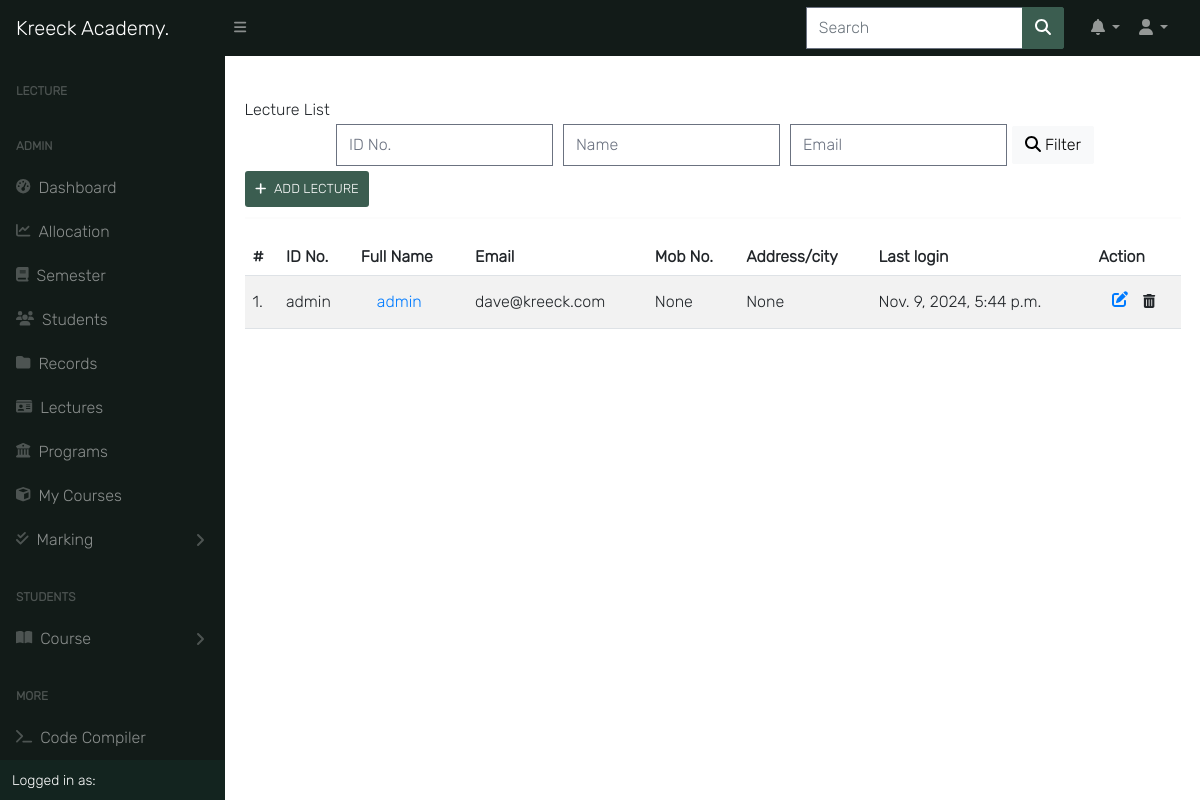
The page /auth/lecturers/ (signed in) on the database as committed earlier.
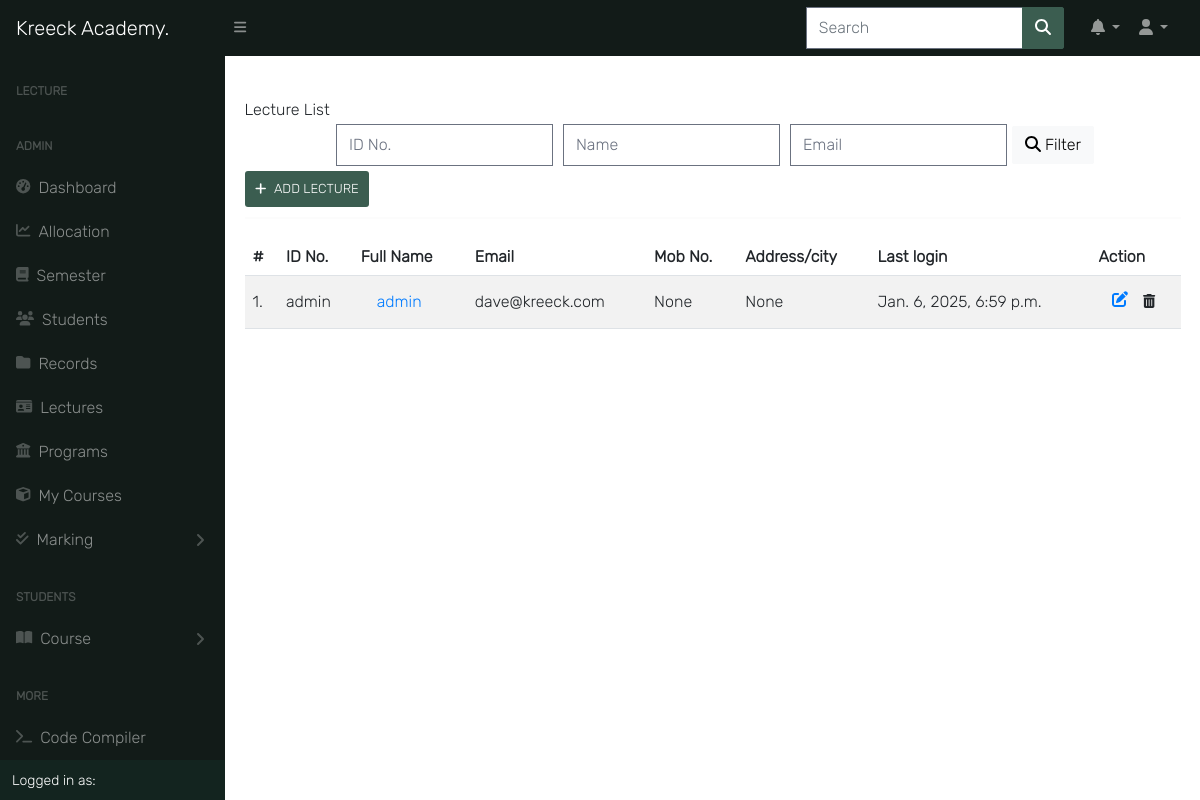
The same page on the database as committed later.
### accounts/models.py (models this page shows, shortened)
class User(AbstractUser):
    is_student = models.BooleanField(default=False)
    is_lecturer = models.BooleanField(default=False)
    is_parent = models.BooleanField(default=False)
    is_dep_head = models.BooleanField(default=False)
    phone = models.CharField(max_length=60, blank=True, null=True)
    address = models.CharField(max_length=60, blank=True, null=True)
    picture = models.ImageField(upload_to='profile_pictures/%y/%m/%d/', default='default.png', null=True)
    email = models.EmailField(blank=True, null=True)
    username_validator = ASCIIUsernameValidator()
    objects = UserManager()
    @property
    def get_full_name(self):
        full_name = self.username
        if self.first_name and self.last_name:
            full_name = self.first_name + " " + self.last_name
        return full_name

### accounts/views.py (the view)
# urls.py: path('lecturers/', LecturerListView.as_view(), name='lecturer_list'),
@method_decorator([login_required, admin_required], name='dispatch')
class LecturerListView(ListView):
    queryset = User.objects.filter(is_lecturer=True)
    template_name = "accounts/lecturer_list.html"
    paginate_by = 10  # if pagination is desired
    def get_context_data(self, **kwargs):
        context = super().get_context_data(**kwargs)
        context['title'] = "Lecturers | Kreeck Academy"
        return context

### templates/accounts/lecturer_list.html (shortened to what this page needs)
{% extends 'base.html' %}
{% load crispy_forms_tags %}
{% block content %}
<h3 class="mt mt-4">Lecture List</h3>
<div class="content-center">
    <form class="search-form" action="" method="POST">{% csrf_token %}
        <input class="au-input" type="text" name="id_no" placeholder="ID No." value="{{ request.GET.id_no }}"/>
        <input class="au-input" type="text" name="name" placeholder="Name" value="{{ request.GET.name }}"/>
        <input class="au-input" type="text" name="email" placeholder="Email" value="{{ request.GET.email }}"/>
        <button class="btn btn-light" type="submit">
            <i class="fas fa-search"></i>  Filter
        </button>
    </form>
</div>
{% if request.user.is_superuser %}
<a class="add-button" href="{% url 'add_lecturer' %}"><i class="fas fa-plus"></i>Add Lecture</a>
{% endif %}
<hr>
<br>
<div class="table-responsive">
    <table  class="table table-striped ">
        <thead class="thead thead-dark">
            <tr>
                <th scope="col">#</th>
                <th scope="col"> ID No. </th>
                <th scope="col"> Full Name </th>
                <th scope="col"> Email </th>
                <th scope="col"> Mob No. </th>
                <th scope="col"> Address/city </th>
                <th scope="col"> Last login </th>
                {% if request.user.is_superuser %}
                <th scope="col"> Action </th>
                {% endif %}
            </tr>
        </thead>
        <tbody>
            {% for lecturer in object_list %}
            <tr>
                <td data-label="#"> {{ forloop.counter }}.</td>
                <td data-label="Username">{{ lecturer.username }}</td>
                <td data-label="Full Names"><a href="{% url 'profile_single' lecturer.id %}">{{ lecturer.get_full_name }}</a></td>
                <td data-label="Email">{{ lecturer.email }}</td>
                <td data-label="Phone">{{ lecturer.phone }}</td>
                <td data-label="Address">{{ lecturer.address }}</td>
                <td data-label="Last Login">{{ lecturer.last_login }}</td>
                {% if request.user.is_superuser %}
                <td >
                    <div class="update-delete">
                        <a href="{% url 'staff_edit' pk=lecturer.pk %}" class="update"><i class="fas fa-edit"></i></a>
                        <form action="{% url 'lecturer_delete' pk=lecturer.pk %}">{% csrf_token %}
                            <button type="submit" class="btn btn-sm"><i class="fas fa-trash-alt"></i></button>
                        </form>
                    </div>
                </td>
                {% endif %}
            {% endfor %}
        </tbody>
        </table>
</div>
</div>
</div>
{% endblock content %}

### templates/base.html (shortened to what this page needs)
{% load static %}
<!DOCTYPE html>
<html lang="en">
{% load static tailwind_tags %}
<head>
  <link href="https://cdn.jsdelivr.net/npm/simple-datatables@7.1.2/dist/style.min.css" rel="stylesheet" />
  <link href="{% static 'css/new-styles.css' %}" rel="stylesheet" />
  <link rel="stylesheet" type="text/css" href="{% static 'css/bootstrap.min.css' %}" />
  <link rel="stylesheet" type="text/css" href="{% static 'css/all.css' %}" />
  <link rel="stylesheet" type="text/css" href="{% static 'css/style.css' %}" />
  <link href="https://fonts.cdnfonts.com/css/inter" rel="stylesheet">
  <link href="https://fonts.cdnfonts.com/css/poppins" rel="stylesheet">
  {% tailwind_css %}
</head>
<body>
  <nav class="sb-topnav navbar navbar-expand navbar-dark bg-dark">
    <a class="navbar-brand ps-3" style="font-family: 'Inter', sans-serif" href="{% url 'landing_page' %}">Kreeck
      Academy<span>.</span></a>
    <a class="btn btn-link btn-sm order-1 order-lg-0 me-4 me-lg-0" id="sidebarToggle" href="">
      <i class="fas fa-bars"></i>
    </a>
    <form class="d-none d-md-inline-block form-inline ms-auto me-0 me-md-3 my-2 my-md-0" action="{% url 'query' %}"
      method="GET">
      <div class="input-group">
        <input id="primary-search" class="form-control" type="text" placeholder="Search" aria-label="Search for..."
          name="q" value="{{ request.GET.q }}" aria-describedby="btnNavbarSearch" />
        <button class="btn btn-primary" type="submit">
          <i class="fas fa-search"></i>
        </button>
      </div>
    </form>
    <ul class="navbar-nav ms-auto ms-md-0 me-3 me-lg-4">
      <li class="nav-item dropdown">
        <a class="nav-link dropdown-toggle" id="navbarDropdown" href="#" role="button" data-bs-toggle="dropdown"
          aria-expanded="false"><i class="fas fa-bell fa-fw"></i></a>
      </li>
      <li class="nav-item dropdown">
        <a class="nav-link dropdown-toggle" id="navbarDropdown" href="#" role="button" data-bs-toggle="dropdown"
          aria-expanded="false"><i class="fas fa-user fa-fw"></i></a>
      </li>
    </ul>
  </nav>
  <div id="layoutSidenav">
    <div id="layoutSidenav_nav">
      <nav class="sb-sidenav accordion sb-sidenav-dark" id="sidenavAccordion">
        <div class="sb-sidenav-menu">
          <div class="nav">
            {% if request.user.is_lecturer %}
            <div class="sb-sidenav-menu-heading">Lecture</div>
            {% endif %} {% if request.user.is_superuser %}
            <div class="sb-sidenav-menu-heading">Admin</div>
            <a class="nav-link" href="{% url 'home' %}">
              <div class="sb-nav-link-icon">
                <i class="fas fa-tachometer-alt"></i>
              </div>
              Dashboard
            </a>
            <a class="nav-link" href="{% url 'course_allocation_view' %}">
              <div class="sb-nav-link-icon">
                <i class="fas fa-line-chart"></i>
              </div>
              Allocation
            </a>
            <a class="nav-link" href="{% url 'semester_list'%} ">
              <div class="sb-nav-link-icon">
                <i class="fas fa-book"></i>
              </div>
              Semester
            </a>
            <a class="nav-link" href="{% url 'student_list'%}">
              <div class="sb-nav-link-icon">
                <i class="fas fa-users"></i>
              </div>
              Students
            </a>
            <a class="nav-link" href="{% url 'records_dashboard'%}">
              <div class="sb-nav-link-icon">
                <i class="fa-solid fa-folder"></i>
              </div>
              Records
            </a>
            <a class="nav-link" href="{% url 'lecturer_list'%}">
              <div class="sb-nav-link-icon">
                <i class="fas fa-id-card"></i>
              </div>
              Lectures
            </a>
            {% endif %}
            <a class="nav-link" href="{% url 'programs'%}">
              <div class="sb-nav-link-icon">
                <i class="fas fa-institution"></i>
              </div>
              Programs
            </a>
            <a class="nav-link" href="{% url 'user_course_list' %}">
              <div class="sb-nav-link-icon">
                <i class="fas fa-cube"></i>
              </div>
              My Courses
            </a>
            {% if request.user.is_lecturer %}
            <a class="nav-link collapsed" href="" data-bs-toggle="collapse" data-bs-target="#collapseLayouts"
              aria-expanded="false" aria-controls="collapseLayouts">
              <div class="sb-nav-link-icon">
                <i class="fas fa-check-double"></i>
              </div>
              Marking
              <div class="sb-sidenav-collapse-arrow">
                <i class="fas fa-angle-down"></i>
              </div>
            </a>
            {% endif %} {% if request.user.is_student %}
            <div class="sb-sidenav-menu-heading">Students</div>
            <a class="nav-link collapsed" href="" data-bs-toggle="collapse" data-bs-target="#collapsePages"
              aria-expanded="false" aria-controls="collapsePages">
              <div class="sb-nav-link-icon">
                <i class="fas fa-book-open"></i>
              </div>
              Course
              <div class="sb-sidenav-collapse-arrow">
                <i class="fas fa-angle-down"></i>
              </div>
            </a>
            {% endif %} {% if request.user.is_superuser %}
            <div class="sb-sidenav-menu-heading">More</div>
            <a class="nav-link" href="{% url 'compiler' %}">
              <div class="sb-nav-link-icon">
                <i class="fas fa-terminal"></i>
              </div>
              Code Compiler
            </a>
            {% endif %}
          </div>
        </div>
        <div class="sb-sidenav-footer">
          <div class="small">Logged in as:</div>
        </div>
      </nav>
    </div>
    <div id="layoutSidenav_content">
      <main class="main-content-box">
        {% block content %} {% endblock content %}
</body>
</html>

### static/css/all.css (style rules this page uses)
.fa-fw { text-align: center; width: 1.25em; }
.fa-angle-down:before { content: "\f107"; }
.fa-bars:before { content: "\f0c9"; color: white; }
.fa-bell:before { content: "\f0f3"; }
.fa-book:before { content: "\f02d"; }
.fa-book-open:before { content: "\f518"; }
.fa-chart-line:before { content: "\f201"; }
.fa-check-double:before { content: "\f560"; }
.fa-cube:before { content: "\f1b2"; }
.fa-folder:before { content: "\f07b"; }
.fa-id-card:before { content: "\f2c2"; }
.fa-plus:before { content: "\f067"; }
.fa-terminal:before { content: "\f120"; }
.fa-user:before { content: "\f007"; }
.fa-users:before { content: "\f0c0"; }

### static/css/style.css (style rules this page uses)
*, body { font-family: "Inter", sans-serif; }
body { background-color: #ffffff; }
.btn { border-radius: 2px; }
.table td, .table th { vertical-align: middle; }
.table tbody > tr > td > a { display: -webkit-box; display: -ms-flexbox; display: flex; color: #007bff; padding: 0.5rem 1rem; -webkit-transition: 0.2s; transition: 0.2s; }
.content-center { display: -webkit-box; display: -ms-flexbox; display: flex; -webkit-box-pack: center; -ms-flex-pack: center; justify-content: center; -ms-flex-wrap: wrap; flex-wrap: wrap; max-width: 1500px; }
.search-form { display: -webkit-box; display: -ms-flexbox; display: flex; -ms-flex-wrap: wrap; flex-wrap: wrap; -webkit-box-align: center; -ms-flex-align: center; align-items: center; }
.search-form input { margin: 5px; }
li { list-style: none; }
.au-input { display: -webkit-box; display: -ms-flexbox; display: flex; width: auto; line-height: 35px; border: 1.8px solid #adb5bd; font-family: inherit; font-size: 13px; color: #adb5bd; background: transparent; padding: 0 17px; border-radius: 100px; -webkit-transition: all 0.2s ease; transition: all 0.2s ease; }
.dropdown { display: -webkit-box; display: -ms-flexbox; display: flex; -webkit-box-align: center; -ms-flex-align: center; align-items: center; position: relative; }
hr { margin: 10px 0px; border: 0.5px solid #f3f2f2; }
a { color: #666; text-decoration: none; }
.update-delete { display: -webkit-box; display: -ms-flexbox; display: flex; -webkit-box-pack: center; -ms-flex-pack: center; justify-content: center; }
.update { display: -webkit-inline-box; display: -ms-inline-flexbox; display: inline-flex; margin-right: 1px; padding: 5px; color: #007bff; border-radius: 0.3em; -webkit-transition: 0.2s; transition: 0.2s; }
.add-button { display: -webkit-inline-box; display: -ms-inline-flexbox; display: inline-flex; -webkit-box-align: center; -ms-flex-align: center; align-items: center; text-transform: uppercase; text-align: center; background:#3b5d50; color: #fff; padding: 10px; margin-bottom: 10px; cursor: pointer; border-radius: 3px; -webkit-transition: 0.5s; transition: 0.5s; font-size: 13px; }
.add-button .fa-plus { margin-right: 8px; }

### templates/base.html (style rules this page uses)
.main-content-box { padding: 2%; }

Rows that differ between the two databases and show on the page:
changed User "admin": last_login "Nov. 9, 2024, 5:44 p.m." → "Jan. 6, 2025, 6:59 p.m."
